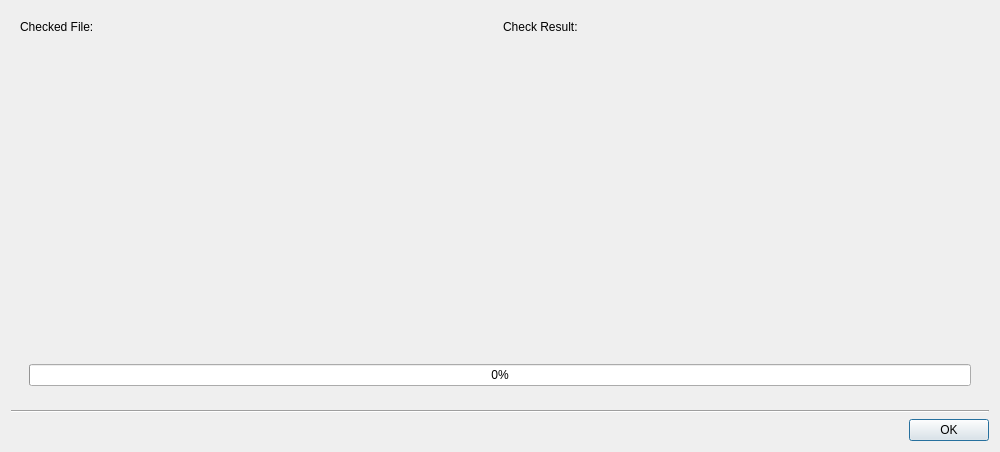
<?xml version="1.0" encoding="UTF-8"?>
<ui version="4.0">
 <class>SignDialog</class>
 <widget class="QDialog" name="SignDialog">
  <property name="windowModality">
   <enum>Qt::ApplicationModal</enum>
  </property>
  <property name="geometry">
   <rect>
    <x>0</x>
    <y>0</y>
    <width>1000</width>
    <height>452</height>
   </rect>
  </property>
  <property name="minimumSize">
   <size>
    <width>320</width>
    <height>240</height>
   </size>
  </property>
  <property name="windowTitle">
   <string>Watermark Check</string>
  </property>
  <property name="sizeGripEnabled">
   <bool>false</bool>
  </property>
  <property name="modal">
   <bool>true</bool>
  </property>
  <layout class="QVBoxLayout" name="verticalLayout_3">
   <item>
    <widget class="QWidget" name="widget" native="true">
     <layout class="QVBoxLayout" name="verticalLayout_2">
      <item>
       <layout class="QHBoxLayout" name="horizontalLayout_2">
        <item>
         <widget class="QLabel" name="label_2">
          <property name="text">
           <string>Checked File:</string>
          </property>
         </widget>
        </item>
        <item>
         <widget class="QLabel" name="label">
          <property name="text">
           <string>Check Result:</string>
          </property>
         </widget>
        </item>
       </layout>
      </item>
      <item>
       <layout class="QHBoxLayout" name="horizontalLayout">
        <item>
         <widget class="QWidget" name="videoSpacer" native="true">
          <property name="sizePolicy">
           <sizepolicy hsizetype="MinimumExpanding" vsizetype="MinimumExpanding">
            <horstretch>0</horstretch>
            <verstretch>0</verstretch>
           </sizepolicy>
          </property>
         </widget>
        </item>
        <item>
         <widget class="QnSignInfo" name="signInfoLabel">
          <property name="sizePolicy">
           <sizepolicy hsizetype="MinimumExpanding" vsizetype="MinimumExpanding">
            <horstretch>0</horstretch>
            <verstretch>0</verstretch>
           </sizepolicy>
          </property>
          <property name="text">
           <string/>
          </property>
         </widget>
        </item>
       </layout>
      </item>
      <item>
       <layout class="QVBoxLayout" name="verticalLayout" stretch="0">
        <property name="leftMargin">
         <number>9</number>
        </property>
        <property name="rightMargin">
         <number>9</number>
        </property>
        <property name="bottomMargin">
         <number>9</number>
        </property>
        <item>
         <widget class="QProgressBar" name="progressBar">
          <property name="value">
           <number>0</number>
          </property>
         </widget>
        </item>
       </layout>
      </item>
     </layout>
    </widget>
   </item>
   <item>
    <widget class="Line" name="line">
     <property name="orientation">
      <enum>Qt::Horizontal</enum>
     </property>
    </widget>
   </item>
   <item>
    <widget class="QDialogButtonBox" name="buttonBox">
     <property name="orientation">
      <enum>Qt::Horizontal</enum>
     </property>
     <property name="standardButtons">
      <set>QDialogButtonBox::Ok</set>
     </property>
     <property name="centerButtons">
      <bool>false</bool>
     </property>
    </widget>
   </item>
  </layout>
 </widget>
 <customwidgets>
  <customwidget>
   <class>QnSignInfo</class>
   <extends>QLabel</extends>
   <header>ui/dialogs/sign_info.h</header>
  </customwidget>
 </customwidgets>
 <resources/>
 <connections/>
 <slots>
  <slot>testSettings()</slot>
 </slots>
</ui>
